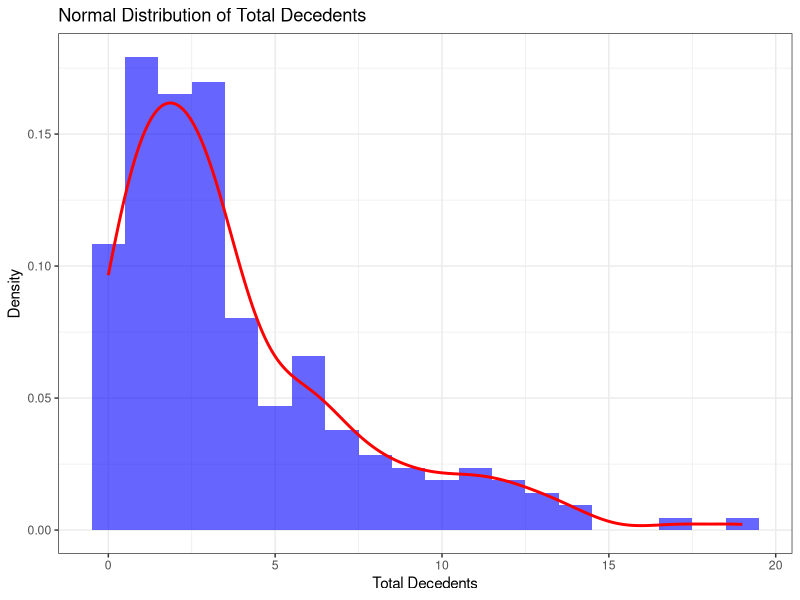
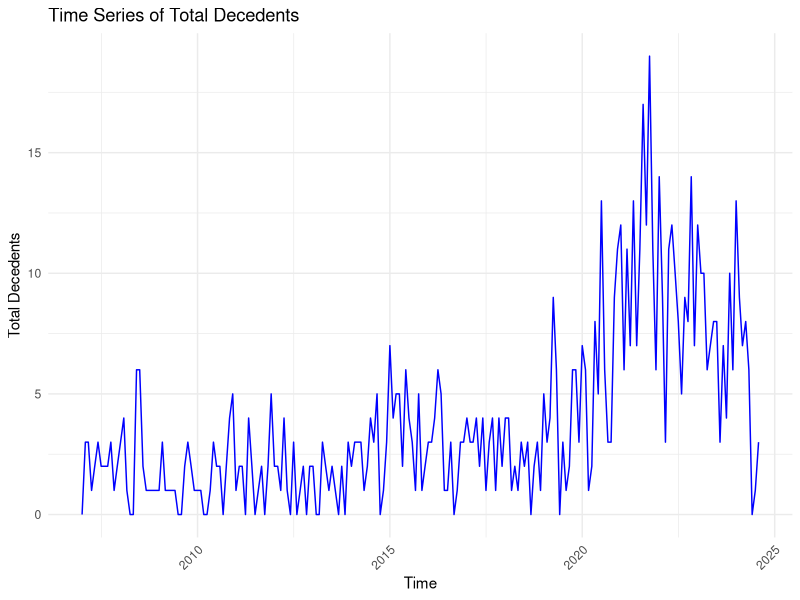
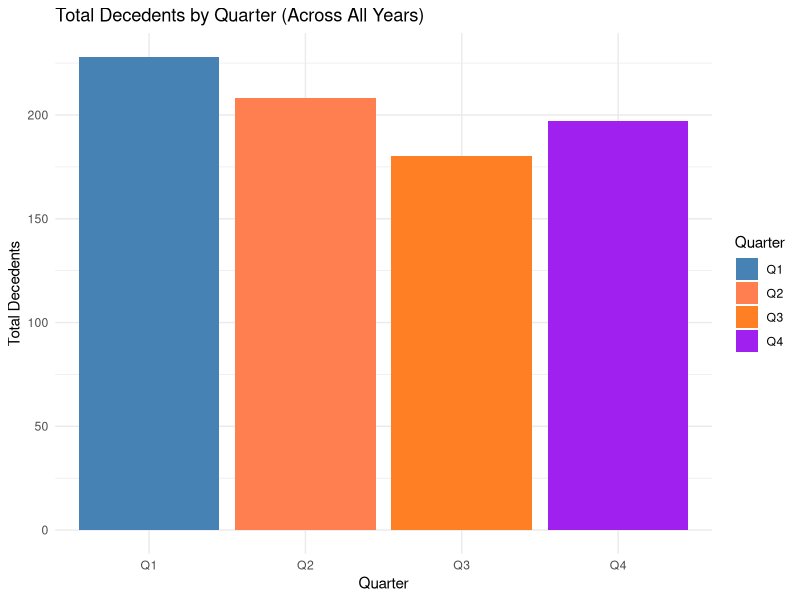
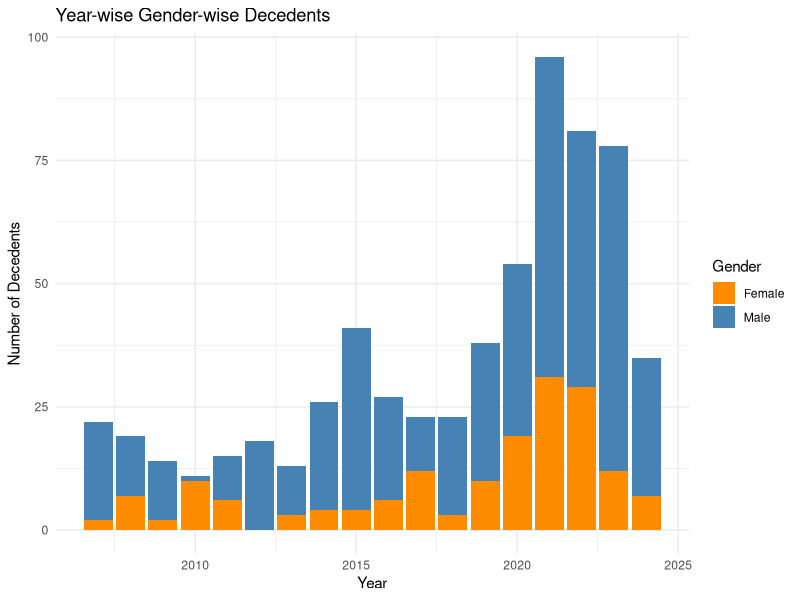

Generate these figures, in order, with R:
## ---- chunk 1
#| include: false
#| warning: false
#| message: false
#| echo: false
#| 
# Load necessary libraries
library(ggplot2)
library(dplyr)
library(lubridate)
# Load knitr package for kable
library(knitr)

# Load your data
data <- read.csv("02_clean_data.csv")

# Convert Month-Year to a proper date format and create Quarter variable
data$Month_Year <- as.Date(paste(data$Year, data$Month, "01", sep = "-"), "%Y-%b-%d")
data$Quarter <- quarters(data$Month_Year)
## ---- chunk 2
#| warning: false
#| message: false
#| echo: false
#| label: fig-norm
#| fig-cap: "Normal distribution plot for Total decedents"
 
# 1. Normal distribution plot for Total decedents
ggplot(data, aes(x = Total.decedents)) +
  geom_histogram(aes(y = ..density..), bins = 20, fill = "blue", alpha = 0.6) +
  geom_density(color = "red", size = 1) +
  labs(title = "Normal Distribution of Total Decedents", x = "Total Decedents", y = "Density") +
  theme_bw()  # This sets a white background

## ---- chunk 3
#| warning: false
#| message: false
#| echo: false
#| label: tbl-sumarry
#| tbl-cap: "Descriptive statistics table"
#| 
# Descriptive statistics table
descriptive_stats <- data %>%
  summarise(
    Mean = mean(Total.decedents, na.rm = TRUE),
    Median = median(Total.decedents, na.rm = TRUE),
    SD = sd(Total.decedents, na.rm = TRUE),
    Min = min(Total.decedents, na.rm = TRUE),
    Max = max(Total.decedents, na.rm = TRUE)
  )

# Display the descriptive statistics using kable()
kable(descriptive_stats, format = "markdown", col.names = c("Mean", "Median", "Standard Deviation", "Minimum", "Maximum"))
## ---- chunk 4
#| warning: false
#| message: false
#| echo: false
#| label: fig-timseries
#| fig-cap: "Time series plot with Total decedents"
#| 
# 3. Time series plot with Total decedents
# Simple line plot with ggplot
ggplot(data, aes(x = Month_Year, y = Total.decedents)) +
  geom_line(color = "blue") +
  labs(title = "Time Series of Total Decedents", x = "Time", y = "Total Decedents") +
  theme_minimal() +
  theme(axis.text.x = element_text(angle = 45, hjust = 1))

## ---- chunk 5
#| warning: false
#| message: false
#| echo: false
#| label: fig-quarterseries
#| fig-cap: "Overall quarter-wise analysis visualization and table"
#| 
# 4. Overall quarter-wise analysis visualization and table

# Aggregate total decedents by each quarter across all years
quarterwise_data <- data %>%
  group_by(Quarter) %>%
  summarise(Total_decedents = sum(Total.decedents, na.rm = TRUE))

# Bar plot for total decedents by Quarter across all years
ggplot(quarterwise_data, aes(x = Quarter, y = Total_decedents, fill = Quarter)) +
  geom_bar(stat = "identity") +
  scale_fill_manual(values = c("Q1" = "steelblue", "Q2" = "coral", "Q3" = "chocolate1", "Q4" = "purple")) +
  labs(title = "Total Decedents by Quarter (Across All Years)", x = "Quarter", y = "Total Decedents") +
  theme_minimal()

## ---- chunk 6
#| warning: false
#| message: false
#| echo: false
#| label: fig-genderwise
#| fig-cap: "Gender-wise visualization"


# 5. Gender-wise visualization
# Aggregate data by year and gender
yearwise_gender_data <- data %>%
  group_by(Year) %>%
  summarise(Male = sum(Male, na.rm = TRUE),
            Female = sum(Female, na.rm = TRUE))

# Bar plot for year-wise male and female decedents
ggplot(yearwise_gender_data, aes(x = Year)) +
  geom_bar(aes(y = Male, fill = "Male"), stat = "identity", position = "dodge") +
  geom_bar(aes(y = Female, fill = "Female"), stat = "identity", position = "dodge") +
  labs(title = "Year-wise Gender-wise Decedents", x = "Year", y = "Number of Decedents", fill = "Gender") +
  scale_fill_manual(values = c("Male" = "steelblue", "Female" = "darkorange")) +
  theme_minimal()

